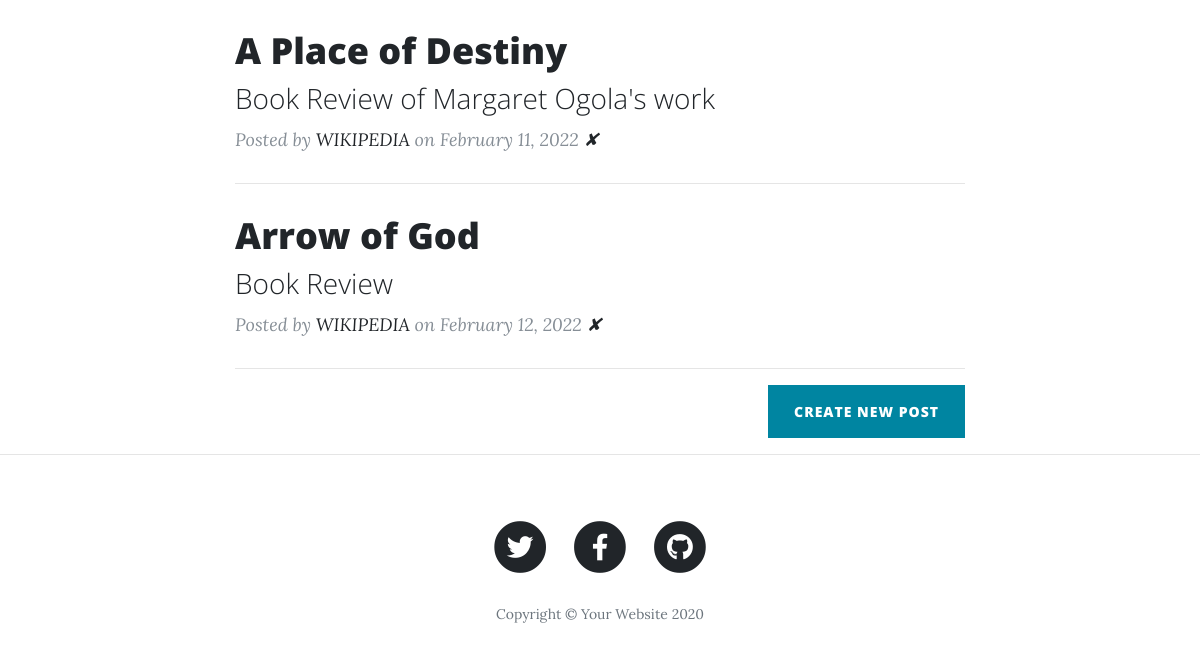
Page / (signed in, lower part) on the earlier database version.
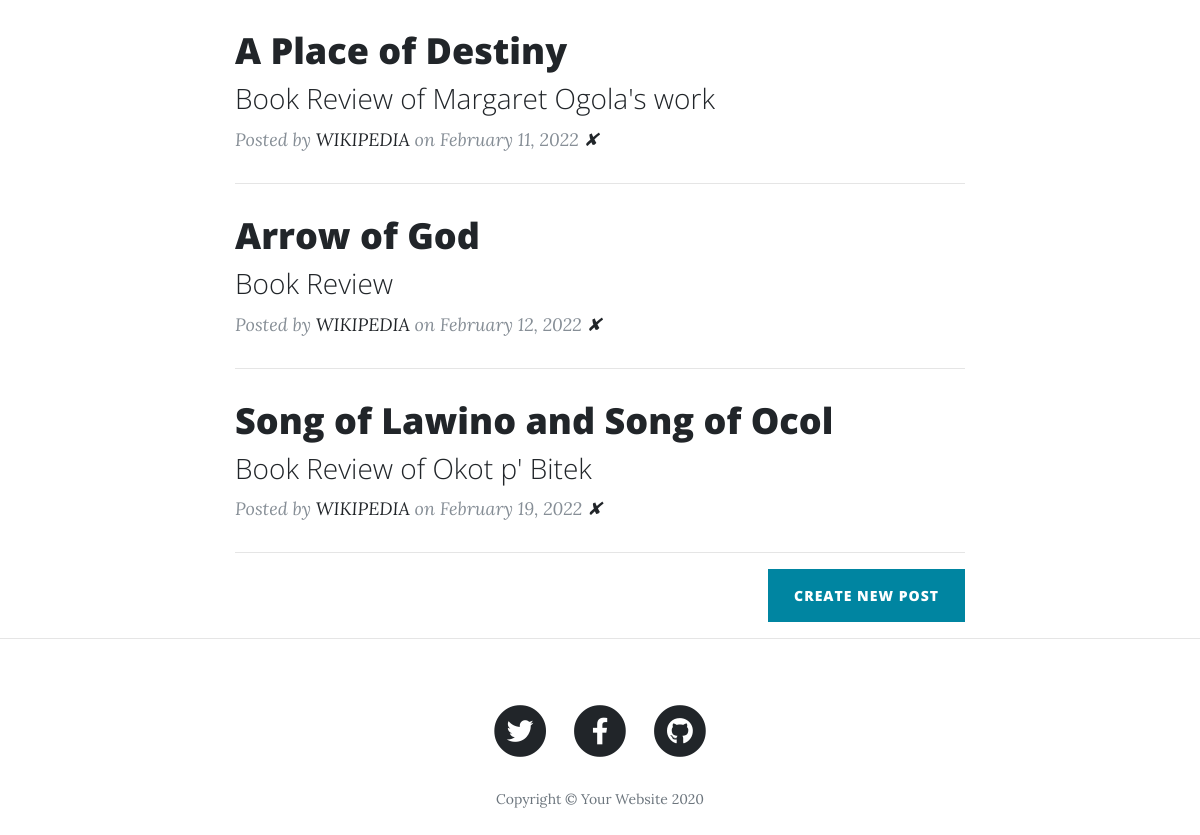
Same page on the later database version.
### main.py (models this page shows)
class BlogPost(db.Model):
    __tablename__ = "blog_posts"
    id = db.Column(db.Integer, primary_key=True)
    author_id = db.Column(db.Integer, db.ForeignKey('users.id'))
    author = relationship('User', back_populates='posts')
    title = db.Column(db.String(250), unique=True, nullable=False)
    subtitle = db.Column(db.String(250), nullable=False)
    date = db.Column(db.String(250), nullable=False)
    body = db.Column(db.Text, nullable=False)
    img_url = db.Column(db.String(250), nullable=False)
    comments = relationship("Comment", back_populates="parent_post")

class User(UserMixin, db.Model):
    __tablename__ = "users"
    id = db.Column(db.Integer, primary_key=True)
    email = db.Column(db.String(100), unique=True)
    password = db.Column(db.String(100))
    name = db.Column(db.String(100))
    posts = relationship("BlogPost", back_populates="author")
    comments = relationship("Comment", back_populates="comment_author")

### main.py (the view)
@app.route('/')
def get_all_posts():
    posts = BlogPost.query.all()
    return render_template("index.html", all_posts=posts, current_user=current_user)

### main.py (called while the page is built)
@login_manager.user_loader
def load_user(user_id):
    return User.query.get(int(user_id))

### templates/index.html (shortened to what this page needs)
{% include "header.html" %}
  <div class="container">
    <div class="row">
      <div class="col-lg-8 col-md-10 mx-auto">
        {% for post in all_posts %}
        <div class="post-preview">
          <a href="{{ url_for('show_post', post_id=post.id) }}">
            <h2 class="post-title">
              {{post.title}}
            </h2>
            <h3 class="post-subtitle">
              {{post.subtitle}}
            </h3>
          </a>
          <p class="post-meta">Posted by
            <a href="#">{{post.author.name}}</a>
            on {{post.date}}
            {% if current_user.id == 1 %}
            <a href="{{url_for('delete_post', post_id=post.id) }}">✘</a>
            {% endif %}
          </p>
        </div>
        <hr>
        {% endfor %}
        {% if current_user.id == 1 %}
        <div class="clearfix">
          <a class="btn btn-primary float-right" href="{{url_for('add_new_post')}}">Create New Post</a>
        </div>
        {% endif %}
      </div>
    </div>
  </div>
  <hr>
{% include "footer.html" %}

### templates/header.html (shortened to what this page needs)
<!DOCTYPE html>
<html lang="en">
<head>
  <link href="{{ url_for('static', filename='vendor/bootstrap/css/bootstrap.min.css') }}" rel="stylesheet">
  <link href="{{ url_for('static', filename='vendor/fontawesome-free/css/all.min.css')}}" rel="stylesheet" type="text/css">
  <link href="{{ url_for('static', filename='css/clean-blog.min.css')}}" rel="stylesheet">
</head>
<body>

### templates/footer.html (shortened to what this page needs)
  <footer>
    <div class="container">
      <div class="row">
        <div class="col-lg-8 col-md-10 mx-auto">
          <ul class="list-inline text-center">
            <li class="list-inline-item">
              <a href="#">
                <span class="fa-stack fa-lg">
                  <i class="fas fa-circle fa-stack-2x"></i>
                  <i class="fab fa-twitter fa-stack-1x fa-inverse"></i>
                </span>
              </a>
            </li>
            <li class="list-inline-item">
              <a href="#">
                <span class="fa-stack fa-lg">
                  <i class="fas fa-circle fa-stack-2x"></i>
                  <i class="fab fa-facebook-f fa-stack-1x fa-inverse"></i>
                </span>
              </a>
            </li>
            <li class="list-inline-item">
              <a href="#">
                <span class="fa-stack fa-lg">
                  <i class="fas fa-circle fa-stack-2x"></i>
                  <i class="fab fa-github fa-stack-1x fa-inverse"></i>
                </span>
              </a>
            </li>
          </ul>
          <p class="copyright text-muted">Copyright &copy; Your Website 2020</p>
        </div>
      </div>
    </div>
  </footer>
</body>
</html>

Differences in the rows shown:
added BlogPost: title "Song of Lawino and Song of Ocol", subtitle "Book Review of Okot p' Bitek", author.name "WIKIPEDIA", date "February 19, 2022"
